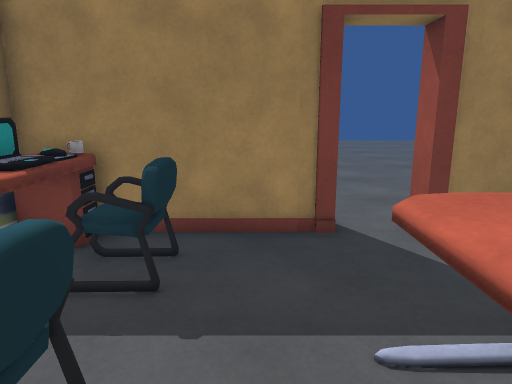
view 1 (above)

17 first-person views from a walk through a Unity game level. The camera is 1.4 m above the floor, tilts 12° down and sees 70° across. The floor is counted in squares, 0.5 m on a side. Each view is taken from the middle of a square. On the plan, view 1 faces up. The plan holds only what a view shows up to about 20 squares ahead; the rest is blank. The place goes on beyond the plan.

view 2
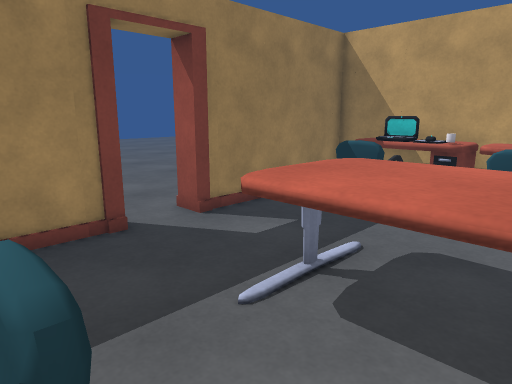

view 3
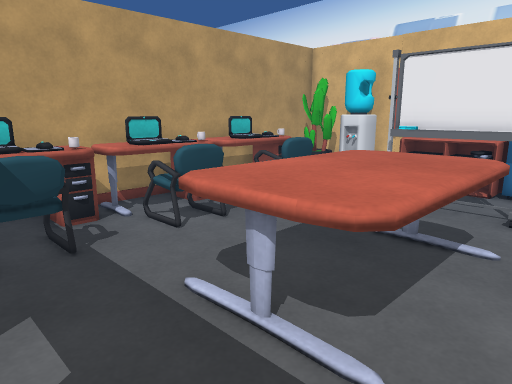

view 4
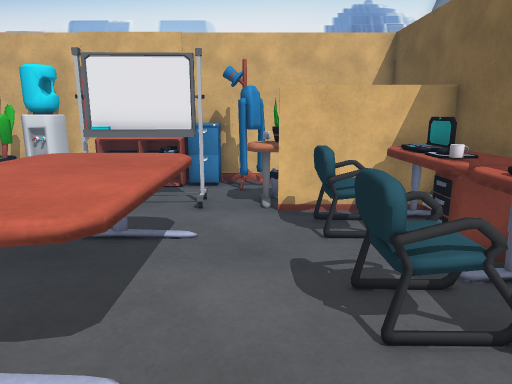

view 5
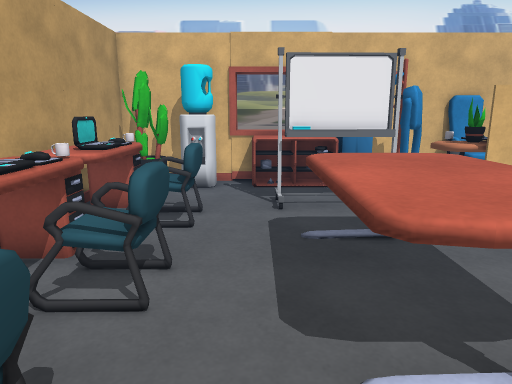

view 6
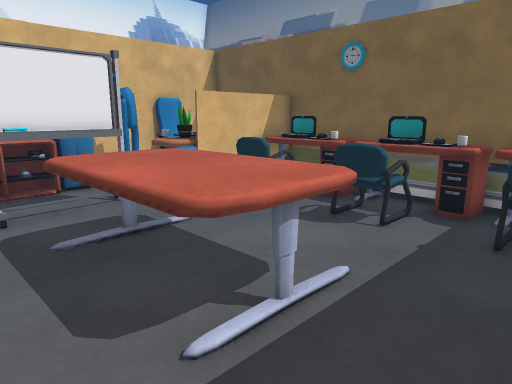

view 7
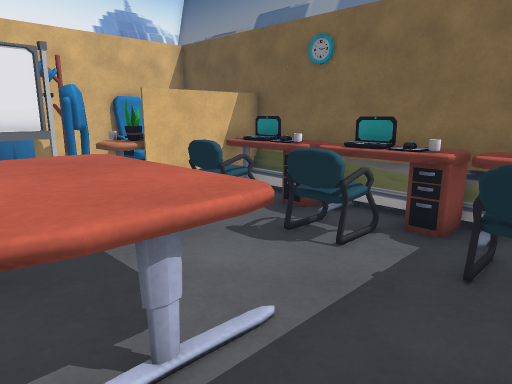

view 8
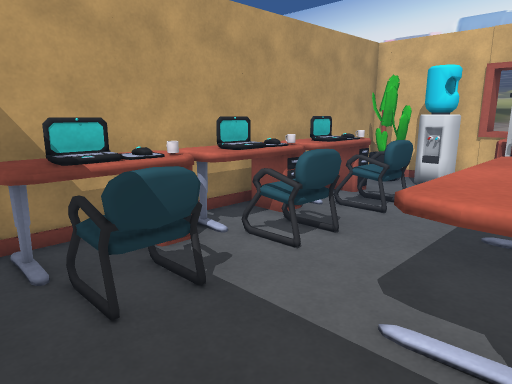

view 9
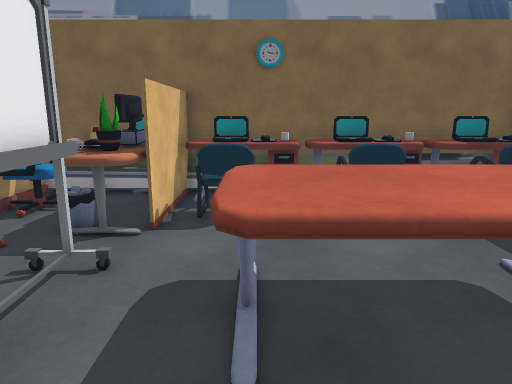

view 10
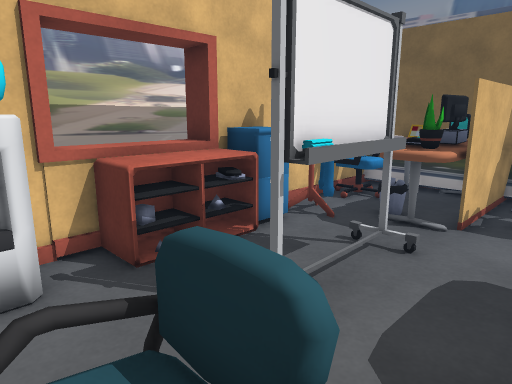

view 11
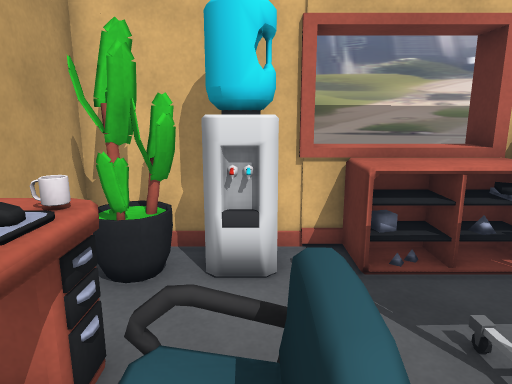

view 12
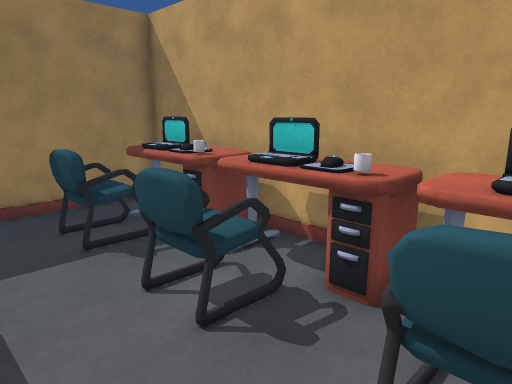

view 13
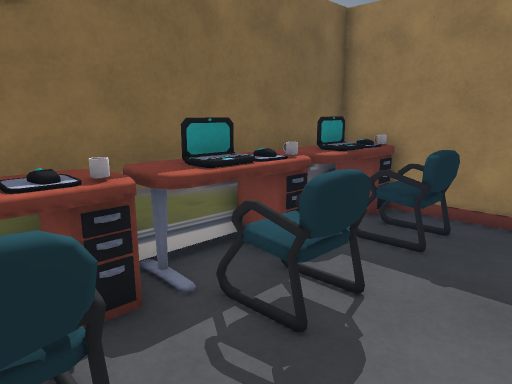

view 14
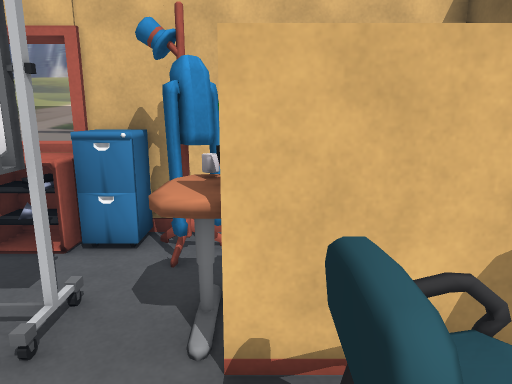

view 15
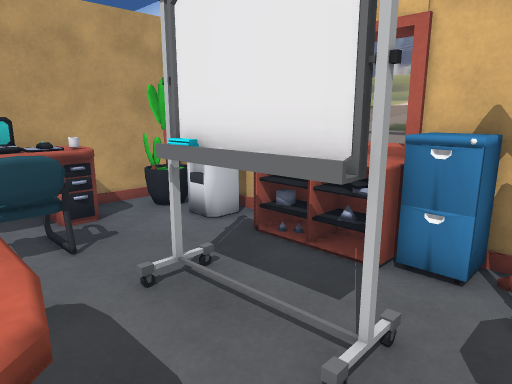

view 16
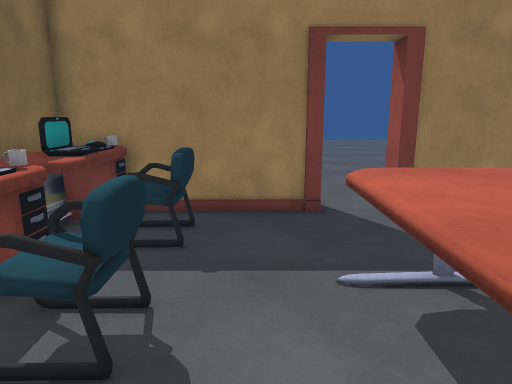

view 17
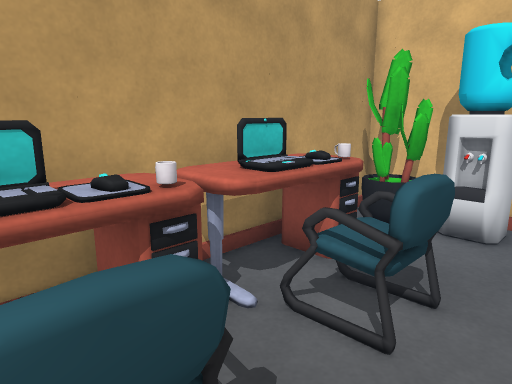

### Floor plan
Points are (right, up) in squares from view 1. A wall is a line through its corners. A room is listed if a view was taken in it or the views show most of it. See-through windows are left out.
Room 1 (views 1, 2, 3, 4, 5, 6, 7, 8, 9, 10, 11, 12, 13, 14, 15, 16, 17)
walls: (3.2, -8.4) (3.2, -9.5); (2, 8.6) (-5.6, 8.6) (-5.6, -3.6); (-5.6, -4.9) (-5.6, -8.2); (6.8, -9.5) (6.8, -8.4); (-5.4, -8.6) (11.6, -8.6) (11.6, 8.6) (4.1, 8.6) (4.1, 9.5)
low walls: (-0.8, -4.6) (-0.8, -5.3); (-3.7, -0.4) (-3.7, -1.2); (-3.5, 3.6) (-3.6, 3); (-3.7, 7.5) (-3.7, 7); (-5.1, -7.5) (-5.1, -8.6); (-5.3, -7.5) (-5.3, -8)
ways out: opening at (3, 9.5)
objects: desk (-5, -7) to (-4, -4); desk (-5, -3) to (-4, 0); desk (-5, 1) to (-4, 4); desk (-5, 5) to (-4, 8); other object (-4, -5) to (-3, -5); laptop (-4, -2); mug (-4, 0); laptop (-4, 2); mug (-4, 4); laptop (-4, 6); chair (-3, -8) to (-2, -7); computer (-3, -5) to (-2, -4); chair (-3, -3) to (-1, -1); chair (-3, 1) to (-1, 3); chair (-3, 5) to (-1, 7); other object (0, -7) to (1, -7); mug (0, -5); desk (0, -4); cabinet (1, -8) to (3, -7); table (1, -2) to (5, 4); other object (2, -4) to (3, -4); shelf (4, -8) to (6, -7); other object (4, -4) to (5, -4); chair (7, -3) to (9, -2); chair (7, 1) to (9, 2); chair (7, 5) to (9, 6); water cooler (8, -8) to (9, -7); plant (9, -7) to (10, -7); desk (10, -5) to (11, -2); mug (10, -4); laptop (10, -3) to (10, -2); desk (10, -1) to (11, 2); mug (10, 0); laptop (10, 1) to (10, 2); desk (10, 3) to (11, 7); other object (10, 4); laptop (10, 5) to (10, 6)

Positions as (right, up) in squares from view 1, and headings:
1: (0, 0), facing up
2: (-2, 0), facing up-right
3: (0, 7), facing down-right
4: (0, 7), facing down
5: (6, 7), facing down
6: (7, 7), facing down-left
7: (5, 7), facing down-left
8: (3, 8), facing down-right
9: (8, -1), facing left
10: (9, -1), facing down-left
11: (8, -1), facing down
12: (5, -3), facing up-right
13: (1, -2), facing up-left
14: (-1, 0), facing down
15: (0, -1), facing down-right
16: (0, -2), facing up
17: (6, 2), facing down-right
